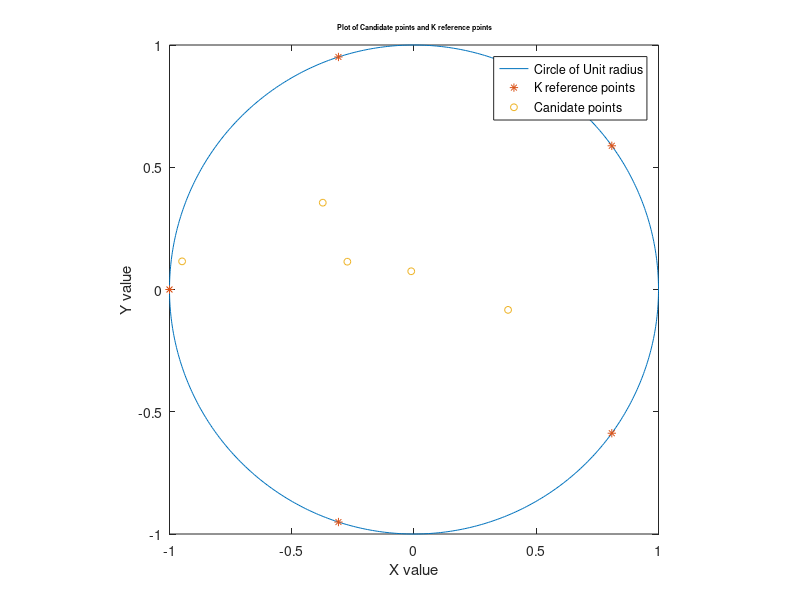
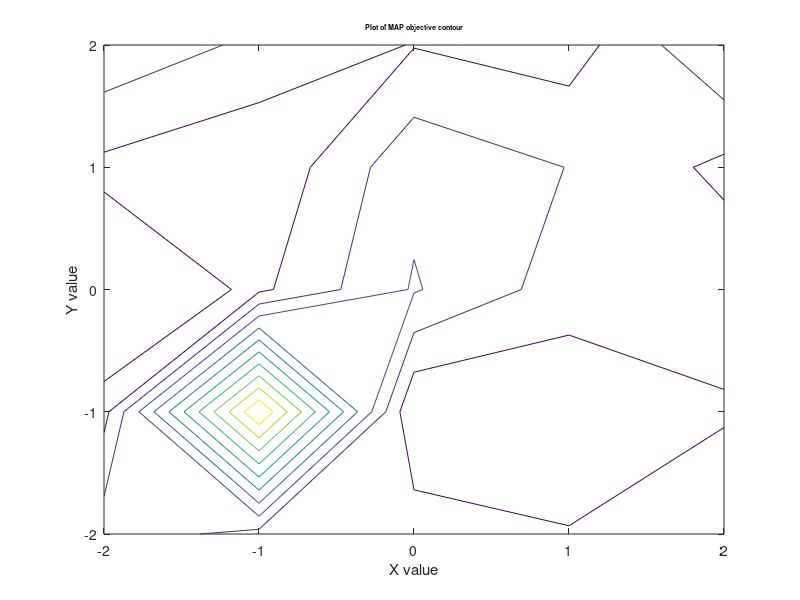

Source code (MATLAB) for these figures, in order:
clc;clear;close all;

prompt = 'What is the value of k? ';
k=input(prompt);
n=k+1;
r=1;
teta=-pi:0.01:pi;
xr=r*cos(teta);
yr=r*sin(teta);
figure(1)
plot(xr,yr)
hold on
axis square 
%----------------------------------------
% divide your circle to n sectoors

tet=linspace(-pi,pi,n);
xi=r*cos(tet);
yi=r*sin(tet);
xi(:,n)=[];
yi(:,n)=[];
plot(xi,yi,'*')
hold on
%location of K landmarks
XI=cat(2,xi',yi'); 
 n = 5;
R = 1;
mu=[0;0];
Cp=[1 0;0 1];
t = 2*pi*rand(n,1);
r1 = R*sqrt(rand(n,1));
x = r1.*cos(t);
y = r1.*sin(t);
Xt=cat(2,x,y);
Y=zeros(n,1);
Y= mvnpdf(Xt,mu',Cp);
plot(x,y, 'o', 'MarkerSize', 5)
ylabel('Y value');
xlabel('X value');
title(['\fontsize{7} Plot of Candidate points and K reference points']);
legend('Circle of Unit radius','K reference points','Canidate points');
hold on
D=zeros(n,k);
for i=1:k
    for j=1:n
        D(j,i)=norm(Xt(j,:)-XI(i,:));
    end
end
R=D;
for i=1:n
    for j=1:k
        while(1)
            ni=normrnd(0,0.316);
            if (R(i,j)>abs(ni))
                R(i,j)=R(i,j)+ni;
                break
            end
        end
    end
end
Labels=zeros(n,2);
R=cat(2,R,Labels);
for i=1:n
    R(i,k+1)=i;
end
D=cat(2,D,Y);
Sum=zeros(n,n);
for i=1:n
    for j=1:n
        Sum(j,i)=norm(R(i,1:k)-D(j,1:k));
    end
end
Sum1=1./Sum;
Posterior=Sum1.*D(k+1);
[M,I]=max(Posterior);
figure(2)
x = -2:2;
y = -2:2;
[X, Y] = meshgrid(x, y);
contour(X, Y, Posterior)
ylabel('Y value');
xlabel('X value');
title(['\fontsize{7} Plot of MAP objective contour']);
R(:,k+2)=I';
R=cat(2,R,Xt);
disp(R(:,k+1:k+2));
m=0
for i=1:n
    if R(i,k+1)~=R(i,k+2)
        m=m+1;2444
    end
end
disp('The given R range measurements for the 5 candidate points is given by');
disp(R(:,1:k));
disp('The number of misclassifications is given as:');
disp(m);
disp('The Probability of error is given by:');
disp(m/n);


















        
        
    
    





    





